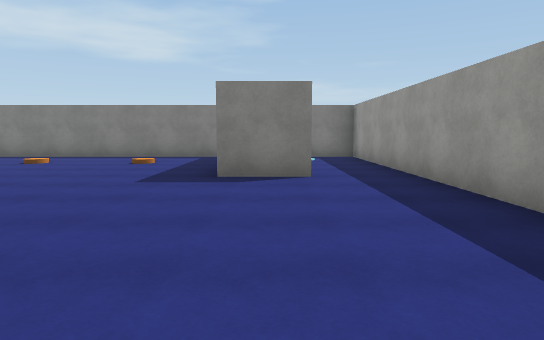
view 1 (above)

17 first-person views from a walk through a Unity game level. The camera is 1.4 m above the floor, tilts 6° down and sees 75° across. The floor is counted in squares, 2 m on a side. Each view is taken from the middle of a square. On the plan, view 1 faces up. The plan holds only what a view shows up to about 11 squares ahead; the rest is blank. Surface patterns are stand-ins for the level's own textures.

view 2
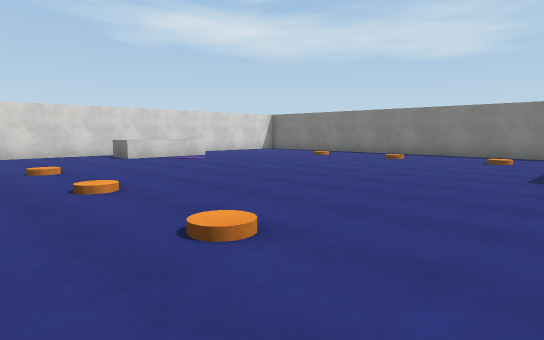

view 3
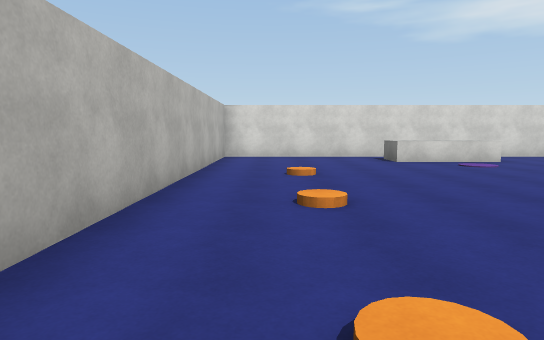

view 4
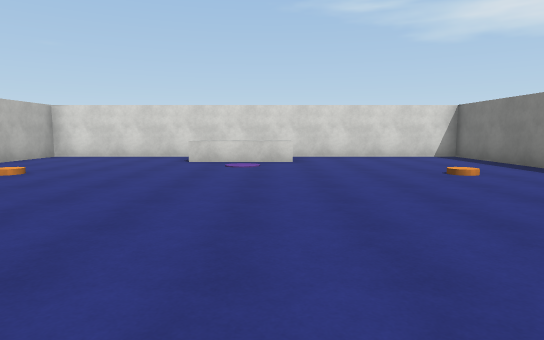

view 5
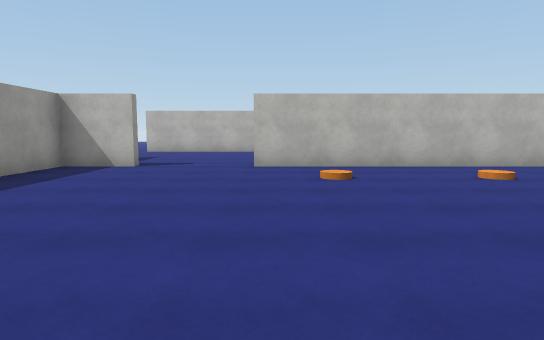

view 6
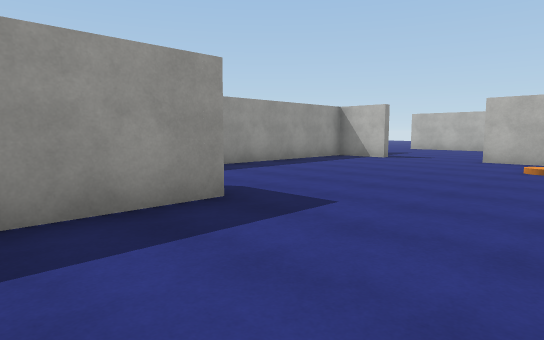

view 7
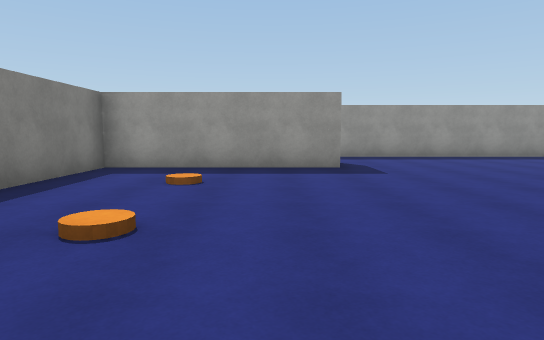

view 8
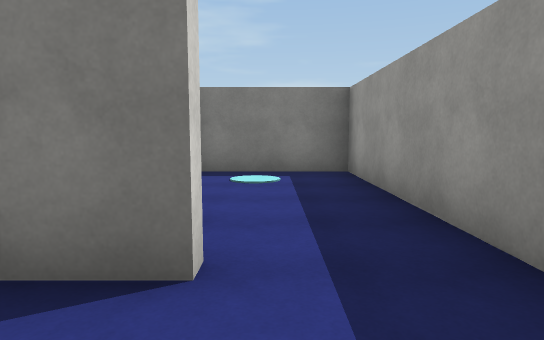

view 9
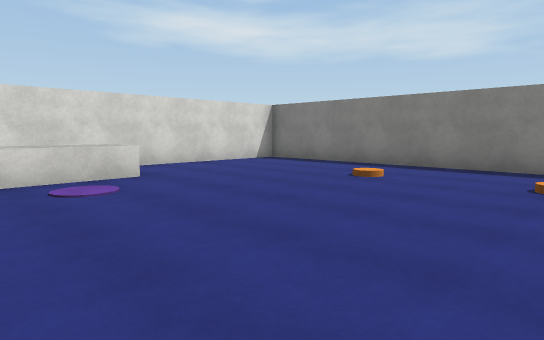

view 10
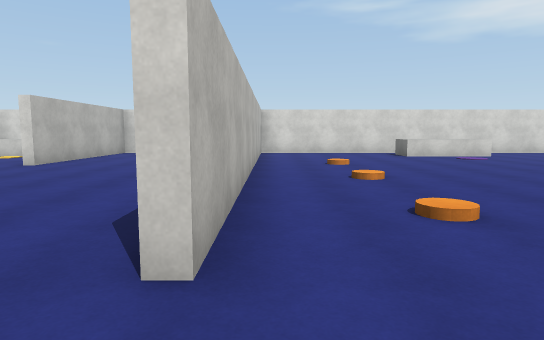

view 11
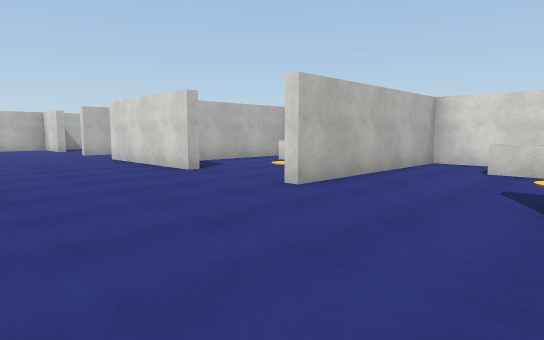

view 12
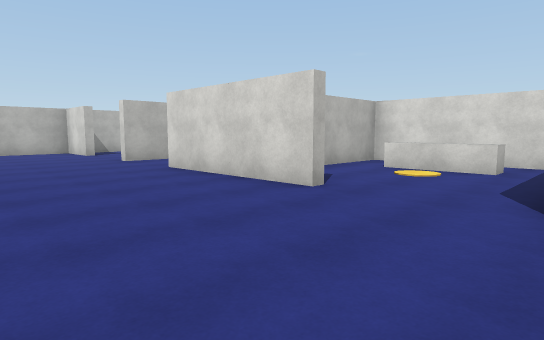

view 13
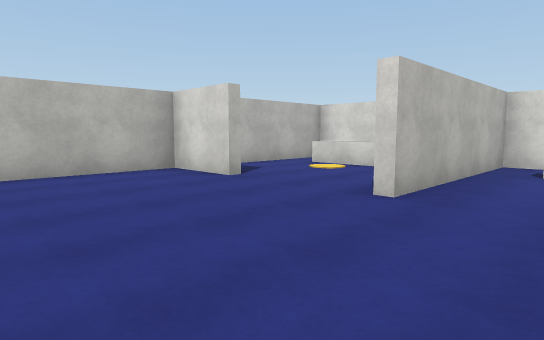

view 14
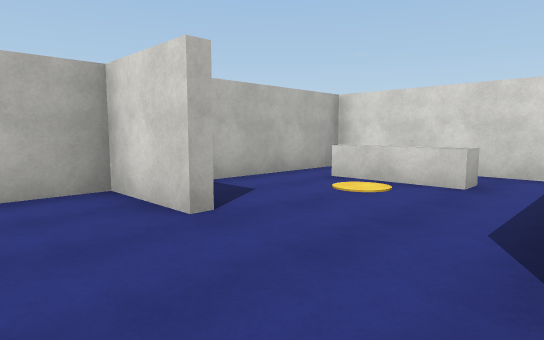

view 15
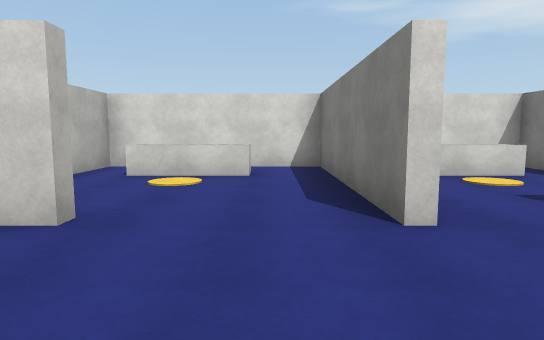

view 16
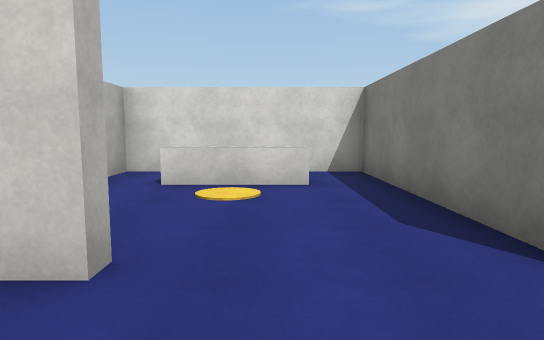

view 17
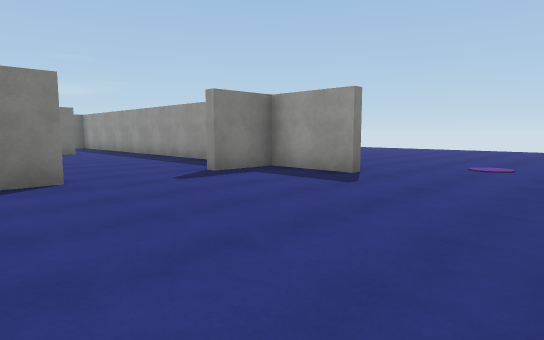

### Floor plan
Key: @ floor where view 1 was taken; # wall or solid block; . floor; / step, stairs or slope; ^ raised ledge.
Columns run from 13 left of view 1 to 9 right of it. Each row starts with its distance up from view 1.
 10 ################
  9 #...........#..#
  8 #..../..../.#..#
  7 #...........#..#
  6 #...........##.#
  5 # ^............#
  4 # ^............#
  3 #.^............#
  2 #..............#
  1 #..............#
  0 #............@.#
 -1 #..............#
 -2 ############..##  ...
 -3       .........#......
 -4 # ^....................
 -5 #......................
 -6 ######...............
 -7 #..........
 -8 #.^.......
 -9 #.^..#....
-10 #....#....
-11 ######...
-12  #^..#...
-13  #^.......
-14  #^.......
-15 ######....
-16 #.........
-17 #.^.......
-18 #.^..#...
-19 #....#...
-20 #########

Where each view was taken, in squares from view 1:
view 1: 0 up, 0 right, facing up
view 2: 1 down, 1 left, facing up-left
view 3: 0 up, 2 left, facing left
view 4: 5 up, 2 left, facing left
view 5: 6 up, 2 left, facing down
view 6: 8 up, 4 left, facing down-right
view 7: 7 up, 8 left, facing right
view 8: 4 up, 1 right, facing up
view 9: 3 up, 5 left, facing up-left
view 10: 1 down, 0 right, facing left
view 11: 3 down, 4 left, facing down-left
view 12: 6 down, 4 left, facing down-left
view 13: 13 down, 4 left, facing down-left
view 14: 15 down, 6 left, facing down-left
view 15: 16 down, 5 left, facing left
view 16: 8 down, 6 left, facing left
view 17: 7 down, 3 left, facing up-right
